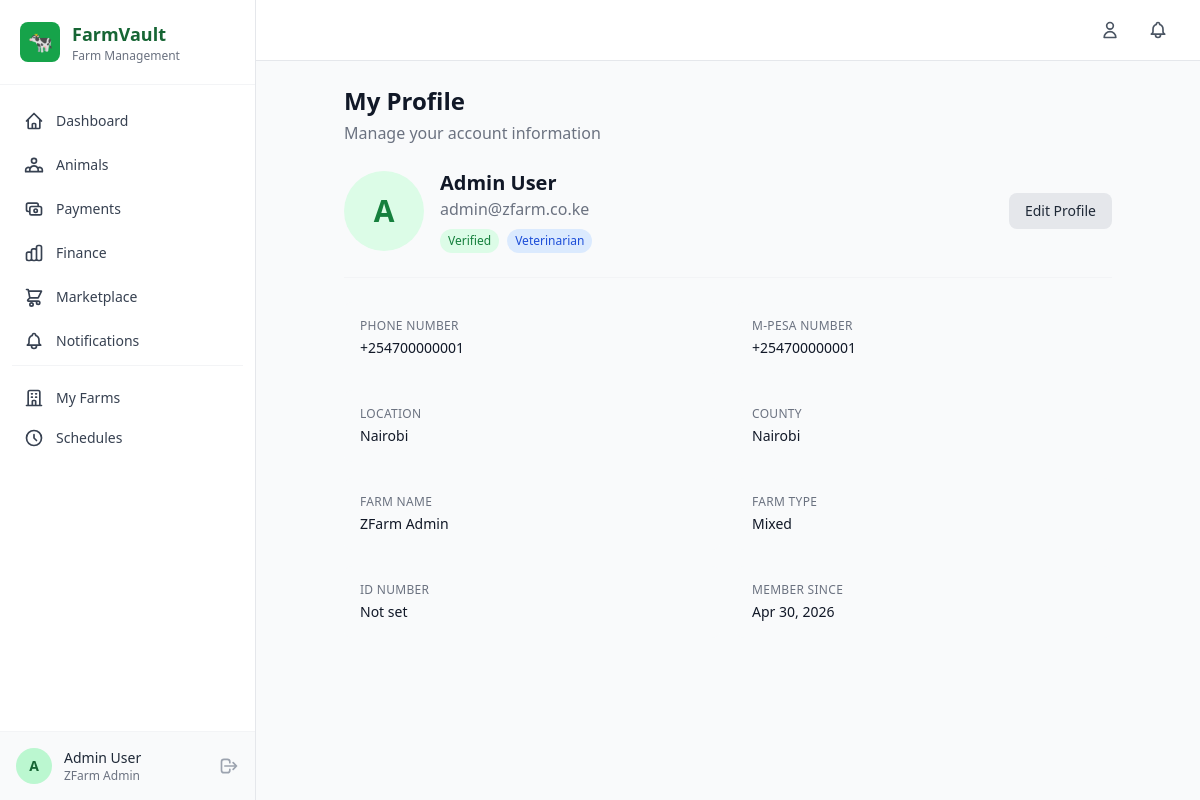
Screenshot of /accounts/profile/ (signed in) with the database file from the repository.
### accounts/models.py (models this page shows, shortened)
class Farmer(AbstractUser):
    id = models.UUIDField(primary_key=True, default=uuid.uuid4, editable=False)
    phone_number = models.CharField(max_length=20, unique=True, blank=True, null=True)
    mpesa_number = models.CharField(max_length=20, blank=True, null=True, help_text="M-Pesa linked phone number")
    id_number = models.CharField(max_length=20, blank=True, null=True)
    location = models.CharField(max_length=200, blank=True)
    county = models.CharField(max_length=100, blank=True)
    farm_type = models.CharField(max_length=100, blank=True, help_text="e.g., Dairy, Poultry, Mixed")
    farm_name = models.CharField(max_length=200, blank=True)
    avatar = models.ImageField(upload_to='avatars/', blank=True, null=True)
    is_verified = models.BooleanField(default=False)
    is_vet = models.BooleanField(default=False, help_text="Is this user a veterinarian?")
    created_at = models.DateTimeField(auto_now_add=True)
    updated_at = models.DateTimeField(auto_now=True)
    REQUIRED_FIELDS = ['email']
    class Meta:
        verbose_name = 'Farmer'
        verbose_name_plural = 'Farmers'
        ordering = ['-created_at']

### accounts/views.py (the view)
# urls.py: path('profile/', views.profile_view, name='profile'),
@login_required
def profile_view(request):
    farmer = request.user
    info_pairs = [
        ('Phone Number', farmer.phone_number or 'Not set'),
        ('M-Pesa Number', farmer.mpesa_number or 'Not set'),
        ('Location', farmer.location or 'Not set'),
        ('County', farmer.county or 'Not set'),
        ('Farm Name', farmer.farm_name or 'Not set'),
        ('Farm Type', farmer.farm_type or 'Not set'),
        ('ID Number', farmer.id_number or 'Not set'),
        ('Member Since', farmer.created_at.strftime('%b %d, %Y')),
    ]
    return render(request, 'accounts/profile.html', {'farmer': farmer, 'info_pairs': info_pairs})

### templates/accounts/profile.html (shortened to what this page needs)
{% extends 'base.html' %}
{% block content %}
<div class="max-w-3xl mx-auto">
    <div class="mb-6"><h1 class="text-2xl font-bold text-gray-900">My Profile</h1><p class="text-gray-500 mt-1">Manage your account information</p></div>
    <div class="card">
        <div class="flex flex-col sm:flex-row items-start sm:items-center gap-4 mb-6 pb-6 border-b border-gray-100">
            <div class="w-20 h-20 bg-primary-100 rounded-full flex items-center justify-center"><span class="text-3xl text-primary-700 font-bold">{{ farmer.first_name.0|default:farmer.username.0|upper }}</span></div>
            <div class="flex-1">
                <h2 class="text-xl font-semibold text-gray-900">{{ farmer.get_full_name|default:farmer.username }}</h2>
                <p class="text-gray-500">{{ farmer.email }}</p>
                <div class="flex gap-2 mt-2">
                    {% if farmer.is_verified %}<span class="text-xs bg-green-100 text-green-700 px-2 py-1 rounded-full">Verified</span>{% else %}<span class="text-xs bg-yellow-100 text-yellow-700 px-2 py-1 rounded-full">Unverified</span>{% endif %}
                    {% if farmer.is_vet %}<span class="text-xs bg-blue-100 text-blue-700 px-2 py-1 rounded-full">Veterinarian</span>{% endif %}
                </div>
            </div>
            <a href="{% url 'accounts:profile_edit' %}" class="bg-gray-200 hover:bg-gray-300 text-gray-800 font-medium py-2 px-4 rounded-lg text-sm inline-flex items-center gap-1">Edit Profile</a>
        </div>
        <div class="grid grid-cols-1 sm:grid-cols-2 gap-4">
            {% for label, value in info_pairs %}
            <div class="p-4 bg-gray-50 rounded-lg">
                <p class="text-xs text-gray-500 uppercase tracking-wide">{{ label }}</p>
                <p class="text-sm font-medium text-gray-900 mt-1">{{ value }}</p>
            </div>
            {% endfor %}
        </div>
    </div>
</div>
{% endblock %}

### templates/base.html (shortened to what this page needs)
{% load static %}
<!DOCTYPE html>
<html lang="en" class="h-full">
<head>
    <script src="https://cdn.tailwindcss.com"></script>
</head>
<body class="h-full bg-gray-50 text-gray-800">
    {% if user.is_authenticated %}
    <aside id="sidebar" class="fixed left-0 top-0 h-full w-64 bg-white border-r border-gray-200 z-50 transform -translate-x-full lg:translate-x-0 transition-transform duration-300">
        <div class="flex items-center gap-3 p-5 border-b border-gray-100">
            <div class="w-10 h-10 bg-primary-600 rounded-lg flex items-center justify-center">
                <span class="text-white text-xl">🐄</span>
            </div>
            <div>
                <h1 class="text-lg font-bold text-primary-800">FarmVault</h1>
                <p class="text-xs text-gray-500">Farm Management</p>
            </div>
        </div>
        <nav class="mt-4 px-3 space-y-1">
            <a href="{% url 'analytics:dashboard' %}" class="nav-link flex items-center gap-3 px-3 py-2.5 rounded-lg text-sm font-medium text-gray-700 hover:bg-primary-50 hover:text-primary-700 transition-colors ">
                <svg class="w-5 h-5" fill="none" stroke="currentColor" viewBox="0 0 24 24"><path stroke-linecap="round" stroke-linejoin="round" stroke-width="2" d="M3 12l2-2m0 0l7-7 7 7M5 10v10a1 1 0 001 1h3m10-11l2 2m-2-2v10a1 1 0 01-1 1h-3m-6 0a1 1 0 001-1v-4a1 1 0 011-1h2a1 1 0 011 1v4a1 1 0 001 1m-6 0h6"/></svg>
                Dashboard
            </a>
            <a href="{% url 'animals:animal_list' %}" class="nav-link flex items-center gap-3 px-3 py-2.5 rounded-lg text-sm font-medium text-gray-700 hover:bg-primary-50 hover:text-primary-700 transition-colors">
                Animals
            </a>
            <a href="{% url 'payments:transaction_list' %}" class="nav-link flex items-center gap-3 px-3 py-2.5 rounded-lg text-sm font-medium text-gray-700 hover:bg-primary-50 hover:text-primary-700 transition-colors">
                <svg class="w-5 h-5" fill="none" stroke="currentColor" viewBox="0 0 24 24"><path stroke-linecap="round" stroke-linejoin="round" stroke-width="2" d="M17 9V7a2 2 0 00-2-2H5a2 2 0 00-2 2v6a2 2 0 002 2h2m2 4h10a2 2 0 002-2v-6a2 2 0 00-2-2H9a2 2 0 00-2 2v6a2 2 0 002 2zm7-5a2 2 0 11-4 0 2 2 0 014 0z"/></svg>
                Payments
            </a>
            <a href="{% url 'payments:finance_summary' %}" class="nav-link flex items-center gap-3 px-3 py-2.5 rounded-lg text-sm font-medium text-gray-700 hover:bg-primary-50 hover:text-primary-700 transition-colors">
                Finance
            </a>
            <a href="{% url 'marketplace:listing_list' %}" class="nav-link flex items-center gap-3 px-3 py-2.5 rounded-lg text-sm font-medium text-gray-700 hover:bg-primary-50 hover:text-primary-700 transition-colors">
                <svg class="w-5 h-5" fill="none" stroke="currentColor" viewBox="0 0 24 24"><path stroke-linecap="round" stroke-linejoin="round" stroke-width="2" d="M3 3h2l.4 2M7 13h10l4-8H5.4M7 13L5.4 5M7 13l-2.293 2.293c-.63.63-.184 1.707.707 1.707H17m0 0a2 2 0 100 4 2 2 0 000-4zm-8 2a2 2 0 100 4 2 2 0 000-4z"/></svg>
                Marketplace
            </a>
            <a href="{% url 'notifications:notification_list' %}" class="nav-link flex items-center gap-3 px-3 py-2.5 rounded-lg text-sm font-medium text-gray-700 hover:bg-primary-50 hover:text-primary-700 transition-colors">
                Notifications
            </a>
            <div class="border-t border-gray-100 my-3 pt-3">
                <a href="{% url 'accounts:farm_list' %}" class="nav-link flex items-center gap-3 px-3 py-2.5 rounded-lg text-sm font-medium text-gray-700 hover:bg-primary-50 hover:text-primary-700 transition-colors">
                    <svg class="w-5 h-5" fill="none" stroke="currentColor" viewBox="0 0 24 24"><path stroke-linecap="round" stroke-linejoin="round" stroke-width="2" d="M19 21V5a2 2 0 00-2-2H7a2 2 0 00-2 2v16m14 0h2m-2 0h-5m-9 0H3m2 0h5M9 7h1m-1 4h1m4-4h1m-1 4h1m-5 10v-5a1 1 0 011-1h2a1 1 0 011 1v5m-4 0h4"/></svg>
                    My Farms
                </a>
                <a href="{% url 'notifications:schedule_list' %}" class="nav-link flex items-center gap-3 px-3 py-2.5 rounded-lg text-sm font-medium text-gray-700 hover:bg-primary-50 hover:text-primary-700 transition-colors">
                    <svg class="w-5 h-5" fill="none" stroke="currentColor" viewBox="0 0 24 24"><path stroke-linecap="round" stroke-linejoin="round" stroke-width="2" d="M12 8v4l3 3m6-3a9 9 0 11-18 0 9 9 0 0118 0z"/></svg>
                    Schedules
                </a>
            </div>
        </nav>
        <div class="absolute bottom-0 left-0 right-0 p-4 border-t border-gray-100 bg-gray-50">
            <div class="flex items-center gap-3">
                <div class="w-9 h-9 bg-primary-200 rounded-full flex items-center justify-center">
                    <span class="text-primary-800 font-semibold text-sm">{{ user.first_name.0|default:user.username.0|upper }}</span>
                </div>
                <div class="flex-1 min-w-0">
                    <p class="text-sm font-medium text-gray-800 truncate">{{ user.get_full_name|default:user.username }}</p>
                    <p class="text-xs text-gray-500 truncate">{{ user.farm_name|default:"Farmer" }}</p>
                </div>
                <a href="{% url 'accounts:logout' %}" class="text-gray-400 hover:text-red-500 transition-colors" title="Logout">
                    <svg class="w-5 h-5" fill="none" stroke="currentColor" viewBox="0 0 24 24"><path stroke-linecap="round" stroke-linejoin="round" stroke-width="2" d="M17 16l4-4m0 0l-4-4m4 4H7m6 4v1a3 3 0 01-3 3H6a3 3 0 01-3-3V7a3 3 0 013-3h4a3 3 0 013 3v1"/></svg>
                </a>
            </div>
        </div>
    </aside>
    <div class="lg:ml-64 min-h-screen">
        <header class="bg-white border-b border-gray-200 sticky top-0 z-30">
            <div class="flex items-center justify-between px-4 py-3 sm:px-6">
                <div class="flex items-center gap-3">
                    <a href="{% url 'accounts:profile' %}" class="text-gray-600 hover:text-primary-600 transition-colors p-2 rounded-lg hover:bg-gray-100" title="Profile">
                        <svg class="w-5 h-5" fill="none" stroke="currentColor" viewBox="0 0 24 24"><path stroke-linecap="round" stroke-linejoin="round" stroke-width="2" d="M16 7a4 4 0 11-8 0 4 4 0 018 0zM12 14a7 7 0 00-7 7h14a7 7 0 00-7-7z"/></svg>
                    </a>
                    <a href="{% url 'notifications:notification_list' %}" class="text-gray-600 hover:text-primary-600 transition-colors p-2 rounded-lg hover:bg-gray-100 relative" title="Notifications">
                    </a>
                </div>
            </div>
        </header>
        <main class="p-4 sm:p-6">
            {% block content %}{% endblock %}
        </main>
    </div>
    {% endif %}
</body>
</html>

### templates/base.html (style rules this page uses)
.card { @apply bg-white rounded-xl shadow-sm border border-gray-100 p-6; }

### rows the page displays
Farmer: first_name.0 "A", get_full_name "Admin User", farm_name "ZFarm Admin", email "admin@zfarm.co.ke", info_pairs "+254700000001" "+254700000001" "Nairobi" "Nairobi" "ZFarm Admin" "Mixed"

### other values shown
{{ label }} "PHONE NUMBER" "M-PESA NUMBER" "LOCATION" "COUNTY" "FARM NAME" "FARM TYPE" "ID NUMBER" "MEMBER SINCE"
{{ value }} "Not set" "Apr 30, 2026"
